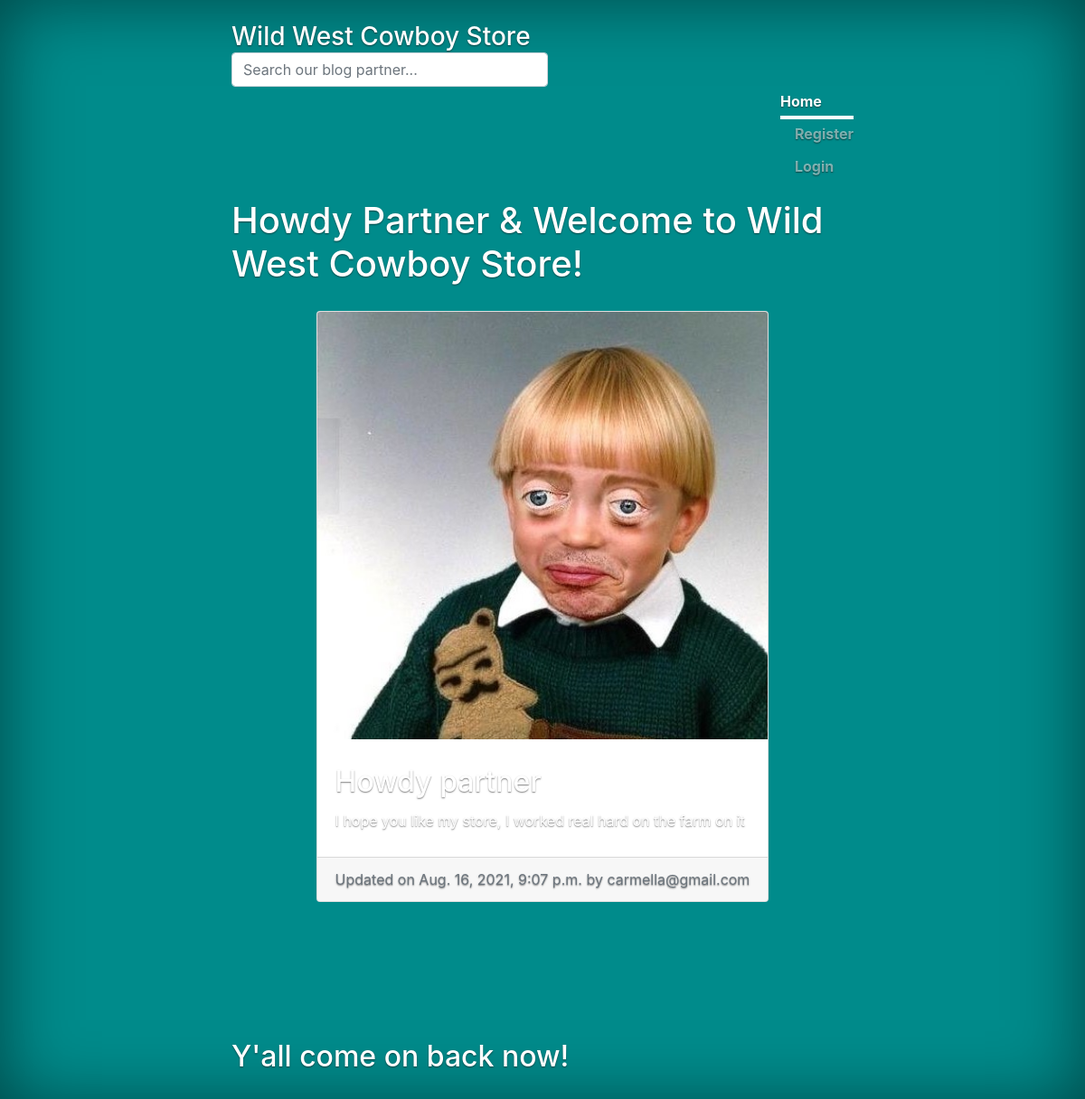
The app's page /blog/carmastar-howdy-partner/ with its own data.
### blog/models.py (models this page shows, shortened)
class BlogPost(models.Model):
    title = models.CharField(max_length = 60, null = False, blank = False) #null and false are False because it cant have a null or a blank title i.e. title is required
    body = models.TextField(max_length = 2500, null = False, blank = False)
    image = models.ImageField(upload_to = upload_location, null = False, blank = False)#This cant be used unless Pillow library is used
    date_published = models.DateTimeField(auto_now_add = True, verbose_name = "date published")#auto_now_add inserts a time stamp as soon as object is created
    date_updated = models.DateTimeField(auto_now = True, verbose_name = "date updated")#auto_now makes it so this time stamp only changes when the object changes/is updated
    author = models.ForeignKey(settings.AUTH_USER_MODEL, on_delete = models.CASCADE)#Use a foreign key relationship to tie this field to the 'account' table. 'on_delete' defines what happens if the blog post is deleted. models.CASCADE means delete anything that is associated with this blog post
    slug = models.SlugField(blank = True, unique = True)#A slug is a URL, can't be any other URL that has the same one so it has to be 'unique'

### account/models.py (models this page shows, shortened)
class Account(AbstractBaseUser):
    email = models.EmailField(verbose_name="email", max_length=70, unique=True)
    username = models.CharField(verbose_name="username", max_length=40, unique=True)
    first_name = models.CharField(verbose_name="first_name", max_length=30)
    last_name = models.CharField(verbose_name="last_name", max_length=30)
    date_joined = models.DateField(verbose_name="date_joined", auto_now_add=True)
    last_login = models.DateField(verbose_name="last_login", auto_now_add=True)
    is_admin = models.BooleanField(default=False)
    is_active = models.BooleanField(default=True)
    is_staff = models.BooleanField(default=False)
    is_superuser = models.BooleanField(default=False)
    USERNAME_FIELD = 'email'
    REQUIRED_FIELDS = ['username', 'first_name', 'last_name']
    objects = MyAccountManager()
    def __str__(self):
        return self.email

### blog/views.py (the view)
# urls.py: path('<slug>/', detail_blog_view, name =  "detail"),
def detail_blog_view(request, slug):
    context = {}
    blog_post = get_object_or_404(BlogPost, slug = slug)
    context['blog_post'] = blog_post
    return render(request, 'blog/detail_blog.html', context)

### blog/templates/blog/detail_blog.html (shortened to what this page needs)
{% extends 'base.html' %}
{% block content %}
<div class = "container">
    <div class = "row">
        <div class = "card m-auto">
            <img class = "card-img-top" src = "{{blog_post.image.url}}">
            <div class = "card-body my-2">
                <h2 class = "card-title">{{blog_post.title}}</h2>
                <p class = "card-text">{{blog_post.body|safe}}</p>
            </div>
            <div class = "card-footer text-muted">
                Updated on {{blog_post.date_updated}} by {{blog_post.author}}
            </div>
        </div>
    </div>
</div>
{% endblock content %}

### templates/snippets/header.html (style rules this page uses)
html, body { height: 100%; background-color: #333; }
body { display: -ms-flexbox; display: flex; color: #fff; text-shadow: 0 .05rem .1rem rgba(0, 0, 0, .5); box-shadow: inset 0 0 5rem rgba(0, 0, 0, .5); }

### templates/snippets/base_css.html (style rules this page uses)
body { background-color: darkcyan; }

### blog/templates/blog/detail_blog.html (style rules this page uses)
.card { max-width: 700px; }
.container { padding: 20px; }

### records on screen
BlogPost: image (picture), title "Howdy partner", body "I hope you like my store, I worked real hard on the farm on it", date_updated "Aug. 16, 2021, 9:07 p.m.", author "carmella@gmail.com"
